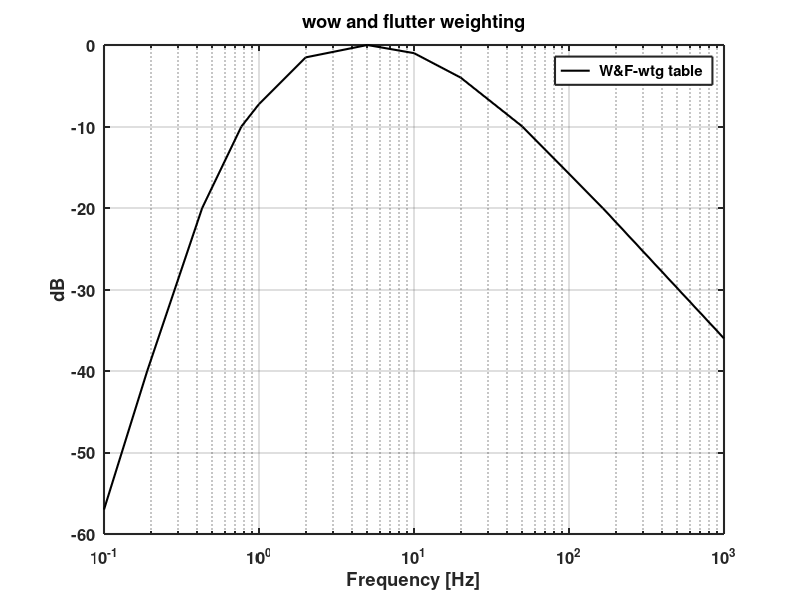
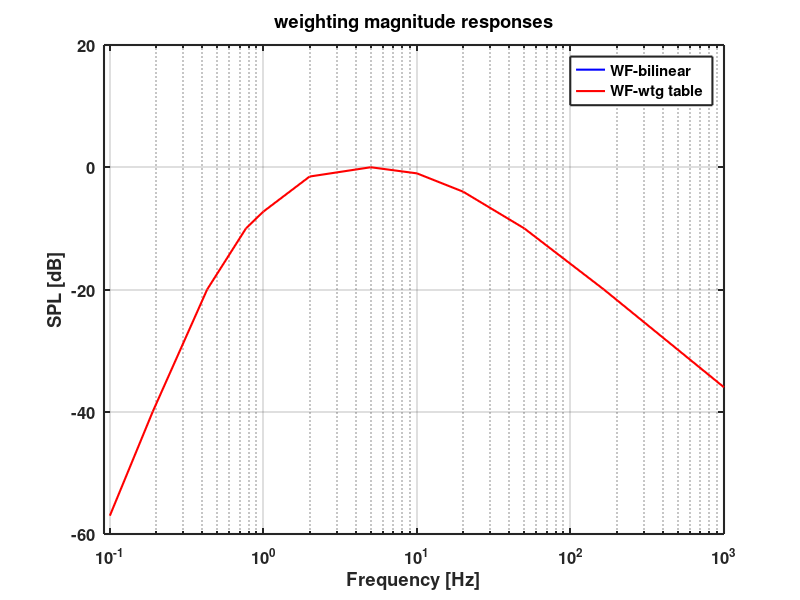

Write the MATLAB code that produced these figures, in order.
%W&F-weighting digital filter
% this program optimizes the parameters of an s^3 HP x 1st LP

clear all;close all;clc
set(0,'DefaultLineLineWidth',1.5);
set(0,'DefaultAxesFontSize',12);
set(0,'DefaultAxesFontWeight','bold')
set(0,'DefaultAxesLineWidth',1.5)
try
    pkg load signal; %for Octave
catch
end

%--------------------------------------
fs=9600;%decimated down from 96000
N=2^20;disp(['Total duration [s] ' num2str(N/fs)])
time=([1:N]'-1)/fs; % make time positive column vector starting at zero
signal=zeros(N,1);
signal(10)=1;%unit impulse


%% -------------------------WF-wtg table-----------------------------------
fr=[0.1 0.19 0.43 0.77 1.0 2.0 5.0 10.0 20.0 50.0 165 1000];
dBWFtable=[-57 -40 -20 -10 -7.25 -1.52 0 -1 -4 -10 -20 -36];
%---------------------------------------

figure(60);
semilogx(fr,dBWFtable,'k');
grid on;hold on
%axis([fs/N,fs/2,pk-60,pk])
legend(' W&F-wtg table','Location','Best')
xlabel('Frequency [Hz]')
ylabel('dB')
title('wow and flutter weighting');

f1 = 15.0;%HF rolloff
f2 = 0.65;%LF rollup
f3 = 0.9;%LF rollup
f4 = 1.;%LF rollup
WF4 = 0.71;%sets dB gain
X=[f1 f2 f3 f4 WF4]

%---------Analog W&F-weighting filter from filter convolution---------

NUM = X(5)*[(2*pi)^3*X(2)*X(3)*X(4) 0 0 0];% s^3 character
DEN = conv(conv(conv([1 2*pi*X(2)],[1 2*pi*X(3)]) ,[1 2*pi*X(4)]), [1 2*pi*X(1)]); 
% Bilinear transformation of analog design to get the digital filter. 
[b,a] = bilinear(NUM,DEN,fs);
%-----------------------------------------
output=filter(b,a,signal);
%-----------------get dB frequency response error----------
h=freqz(b,a,fr,fs);
hdB=20*log10(abs(h));
er=hdB-dBWFtable;


%---------------frequency domain----------------------
f=[0:N/2]'*fs/N;
OUTPUT=fft(output);

figure(400);
semilogx(f,20*log10(abs(OUTPUT(1:floor(N/2+1)))),'b');
grid on;hold on;
semilogx(fr,dBWFtable,'r');
pk=ceil(max(dBWFtable));
axis([10*fs/N,fs/9.6,pk-60,pk+20])
legend('WF-bilinear','WF-wtg table','Location','Best')
xlabel('Frequency [Hz]')
ylabel('SPL [dB]')
title('weighting magnitude responses');

disp('-----------------------------finished------------------------')


